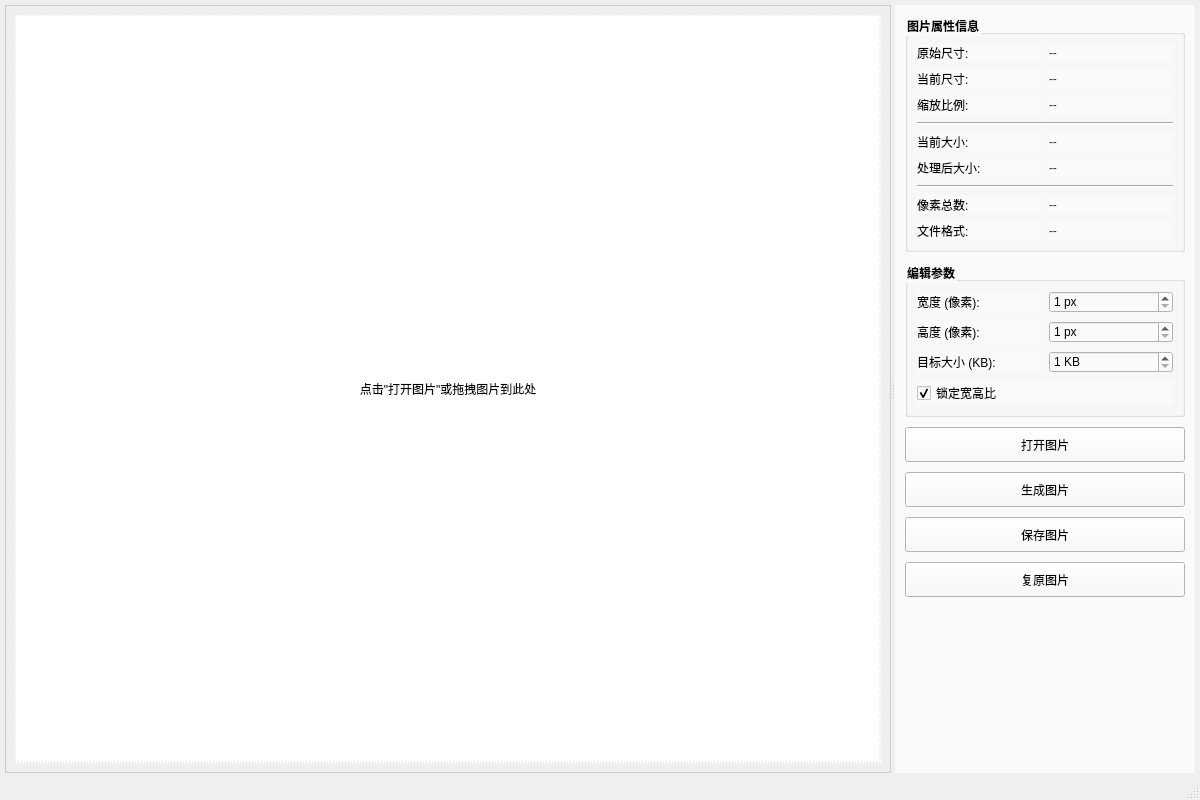
<?xml version="1.0" encoding="UTF-8"?>
<ui version="4.0">
 <class>MainWindow</class>
 <widget class="QMainWindow" name="MainWindow">
  <property name="geometry">
   <rect>
    <x>0</x>
    <y>0</y>
    <width>1200</width>
    <height>800</height>
   </rect>
  </property>
  <property name="minimumSize">
   <size>
    <width>1000</width>
    <height>700</height>
   </size>
  </property>
  <property name="windowTitle">
   <string>图片处理器 - Image Processor</string>
  </property>
  <widget class="QWidget" name="centralwidget">
   <layout class="QHBoxLayout" name="horizontalLayout_main">
    <property name="spacing">
     <number>5</number>
    </property>
    <property name="leftMargin">
     <number>5</number>
    </property>
    <property name="topMargin">
     <number>5</number>
    </property>
    <property name="rightMargin">
     <number>5</number>
    </property>
    <property name="bottomMargin">
     <number>5</number>
    </property>
    <item>
     <widget class="QSplitter" name="splitter">
      <property name="orientation">
       <enum>Qt::Horizontal</enum>
      </property>
      <widget class="QScrollArea" name="scrollArea">
       <property name="styleSheet">
        <string notr="true">QScrollArea { background-color: #f0f0f0; border: 1px solid #ccc; }</string>
       </property>
       <property name="widgetResizable">
        <bool>true</bool>
       </property>
       <property name="alignment">
        <set>Qt::AlignCenter</set>
       </property>
       <widget class="QWidget" name="scrollAreaWidgetContents">
        <property name="geometry">
         <rect>
          <x>0</x>
          <y>0</y>
          <width>896</width>
          <height>770</height>
         </rect>
        </property>
        <layout class="QVBoxLayout" name="verticalLayout_image">
         <item>
          <widget class="QLabel" name="imageLabel">
           <property name="minimumSize">
            <size>
             <width>400</width>
             <height>300</height>
            </size>
           </property>
           <property name="styleSheet">
            <string notr="true">QLabel { background-color: white; border: 1px dashed #ccc; }</string>
           </property>
           <property name="text">
            <string>点击"打开图片"或拖拽图片到此处</string>
           </property>
           <property name="alignment">
            <set>Qt::AlignCenter</set>
           </property>
          </widget>
         </item>
        </layout>
       </widget>
      </widget>
      <widget class="QWidget" name="controlPanel">
       <property name="minimumSize">
        <size>
         <width>300</width>
         <height>0</height>
        </size>
       </property>
       <property name="maximumSize">
        <size>
         <width>300</width>
         <height>16777215</height>
        </size>
       </property>
       <property name="styleSheet">
        <string notr="true">QWidget { background-color: #fafafa; }</string>
       </property>
       <layout class="QVBoxLayout" name="verticalLayout_control">
        <property name="spacing">
         <number>10</number>
        </property>
        <property name="leftMargin">
         <number>10</number>
        </property>
        <property name="topMargin">
         <number>10</number>
        </property>
        <property name="rightMargin">
         <number>10</number>
        </property>
        <property name="bottomMargin">
         <number>10</number>
        </property>
        <item>
         <widget class="QGroupBox" name="propertyGroup">
          <property name="styleSheet">
           <string notr="true">QGroupBox { font-weight: bold; }</string>
          </property>
          <property name="title">
           <string>图片属性信息</string>
          </property>
          <layout class="QGridLayout" name="gridLayout_property">
           <property name="spacing">
            <number>8</number>
           </property>
           <item row="0" column="0">
            <widget class="QLabel" name="label_originalSize">
             <property name="text">
              <string>原始尺寸:</string>
             </property>
            </widget>
           </item>
           <item row="0" column="1">
            <widget class="QLabel" name="originalSizeLabel">
             <property name="styleSheet">
              <string notr="true">QLabel { font-weight: normal; color: #333; }</string>
             </property>
             <property name="text">
              <string>--</string>
             </property>
            </widget>
           </item>
           <item row="1" column="0">
            <widget class="QLabel" name="label_currentSize">
             <property name="text">
              <string>当前尺寸:</string>
             </property>
            </widget>
           </item>
           <item row="1" column="1">
            <widget class="QLabel" name="currentSizeLabel">
             <property name="styleSheet">
              <string notr="true">QLabel { font-weight: normal; color: #333; }</string>
             </property>
             <property name="text">
              <string>--</string>
             </property>
            </widget>
           </item>
           <item row="2" column="0">
            <widget class="QLabel" name="label_scaleRatio">
             <property name="text">
              <string>缩放比例:</string>
             </property>
            </widget>
           </item>
           <item row="2" column="1">
            <widget class="QLabel" name="scaleRatioLabel">
             <property name="styleSheet">
              <string notr="true">QLabel { font-weight: normal; color: #333; }</string>
             </property>
             <property name="text">
              <string>--</string>
             </property>
            </widget>
           </item>
           <item row="3" column="0" colspan="2">
            <widget class="Line" name="line_1">
             <property name="orientation">
              <enum>Qt::Horizontal</enum>
             </property>
            </widget>
           </item>
           <item row="4" column="0">
            <widget class="QLabel" name="label_originalFileSize">
             <property name="text">
              <string>当前大小:</string>
             </property>
            </widget>
           </item>
           <item row="4" column="1">
            <widget class="QLabel" name="originalFileSizeLabel">
             <property name="styleSheet">
              <string notr="true">QLabel { font-weight: normal; color: #333; }</string>
             </property>
             <property name="text">
              <string>--</string>
             </property>
            </widget>
           </item>
           <item row="5" column="0">
            <widget class="QLabel" name="label_currentFileSize">
             <property name="text">
              <string>处理后大小:</string>
             </property>
            </widget>
           </item>
           <item row="5" column="1">
            <widget class="QLabel" name="currentFileSizeLabel">
             <property name="styleSheet">
              <string notr="true">QLabel { font-weight: normal; color: #333; }</string>
             </property>
             <property name="text">
              <string>--</string>
             </property>
            </widget>
           </item>

           <item row="7" column="0" colspan="2">
            <widget class="Line" name="line_2">
             <property name="orientation">
              <enum>Qt::Horizontal</enum>
             </property>
            </widget>
           </item>
           <item row="8" column="0">
            <widget class="QLabel" name="label_pixelCount">
             <property name="text">
              <string>像素总数:</string>
             </property>
            </widget>
           </item>
           <item row="8" column="1">
            <widget class="QLabel" name="pixelCountLabel">
             <property name="styleSheet">
              <string notr="true">QLabel { font-weight: normal; color: #333; }</string>
             </property>
             <property name="text">
              <string>--</string>
             </property>
            </widget>
           </item>

           <item row="10" column="0">
            <widget class="QLabel" name="label_format">
             <property name="text">
              <string>文件格式:</string>
             </property>
            </widget>
           </item>
           <item row="10" column="1">
            <widget class="QLabel" name="formatLabel">
             <property name="styleSheet">
              <string notr="true">QLabel { font-weight: normal; color: #333; }</string>
             </property>
             <property name="text">
              <string>--</string>
             </property>
            </widget>
           </item>
          </layout>
         </widget>
        </item>
        <item>
         <widget class="QGroupBox" name="editGroup">
          <property name="styleSheet">
           <string notr="true">QGroupBox { font-weight: bold; }</string>
          </property>
          <property name="title">
           <string>编辑参数</string>
          </property>
          <layout class="QGridLayout" name="gridLayout_edit">
           <property name="spacing">
            <number>8</number>
           </property>
           <item row="0" column="0">
            <widget class="QLabel" name="label_width">
             <property name="text">
              <string>宽度 (像素):</string>
             </property>
            </widget>
           </item>
           <item row="0" column="1">
            <widget class="QSpinBox" name="widthSpinBox">
             <property name="suffix">
              <string> px</string>
             </property>
             <property name="minimum">
              <number>1</number>
             </property>
             <property name="maximum">
              <number>10000</number>
             </property>
            </widget>
           </item>
           <item row="1" column="0">
            <widget class="QLabel" name="label_height">
             <property name="text">
              <string>高度 (像素):</string>
             </property>
            </widget>
           </item>
           <item row="1" column="1">
            <widget class="QSpinBox" name="heightSpinBox">
             <property name="suffix">
              <string> px</string>
             </property>
             <property name="minimum">
              <number>1</number>
             </property>
             <property name="maximum">
              <number>10000</number>
             </property>
            </widget>
           </item>
           <item row="2" column="0">
            <widget class="QLabel" name="label_targetSize">
             <property name="text">
              <string>目标大小 (KB):</string>
             </property>
            </widget>
           </item>
           <item row="2" column="1">
            <widget class="QSpinBox" name="targetSizeSpinBox">
             <property name="suffix">
              <string> KB</string>
             </property>
             <property name="minimum">
              <number>1</number>
             </property>
             <property name="maximum">
              <number>100000</number>
             </property>
            </widget>
           </item>

           <item row="4" column="0" colspan="2">
            <widget class="QCheckBox" name="lockAspectRatioCheckBox">
             <property name="text">
              <string>锁定宽高比</string>
             </property>
             <property name="checked">
              <bool>true</bool>
             </property>
            </widget>
           </item>
          </layout>
         </widget>
        </item>
        <item>
         <widget class="QWidget" name="buttonPanel" native="true">
          <layout class="QVBoxLayout" name="verticalLayout_buttons">
           <property name="spacing">
            <number>10</number>
           </property>
           <property name="leftMargin">
            <number>0</number>
           </property>
           <property name="topMargin">
            <number>0</number>
           </property>
           <property name="rightMargin">
            <number>0</number>
           </property>
           <property name="bottomMargin">
            <number>0</number>
           </property>
           <item>
            <widget class="QPushButton" name="openButton">
             <property name="minimumSize">
              <size>
               <width>0</width>
               <height>35</height>
              </size>
             </property>
             <property name="text">
              <string>打开图片</string>
             </property>
            </widget>
           </item>
           <item>
            <widget class="QPushButton" name="generateButton">
             <property name="minimumSize">
              <size>
               <width>0</width>
               <height>35</height>
              </size>
             </property>
             <property name="text">
              <string>生成图片</string>
             </property>
            </widget>
           </item>
           <item>
            <widget class="QPushButton" name="saveButton">
             <property name="minimumSize">
              <size>
               <width>0</width>
               <height>35</height>
              </size>
             </property>
             <property name="text">
              <string>保存图片</string>
             </property>
            </widget>
           </item>
           <item>
            <widget class="QPushButton" name="resetButton">
             <property name="minimumSize">
              <size>
               <width>0</width>
               <height>35</height>
              </size>
             </property>
             <property name="text">
              <string>复原图片</string>
             </property>
            </widget>
           </item>
          </layout>
         </widget>
        </item>
        <item>
         <spacer name="verticalSpacer">
          <property name="orientation">
           <enum>Qt::Vertical</enum>
          </property>
          <property name="sizeHint" stdset="0">
           <size>
            <width>20</width>
            <height>40</height>
           </size>
          </property>
         </spacer>
        </item>
       </layout>
      </widget>
     </widget>
    </item>
   </layout>
  </widget>
  <widget class="QStatusBar" name="statusbar"/>
 </widget>
 <resources/>
 <connections/>
</ui>
